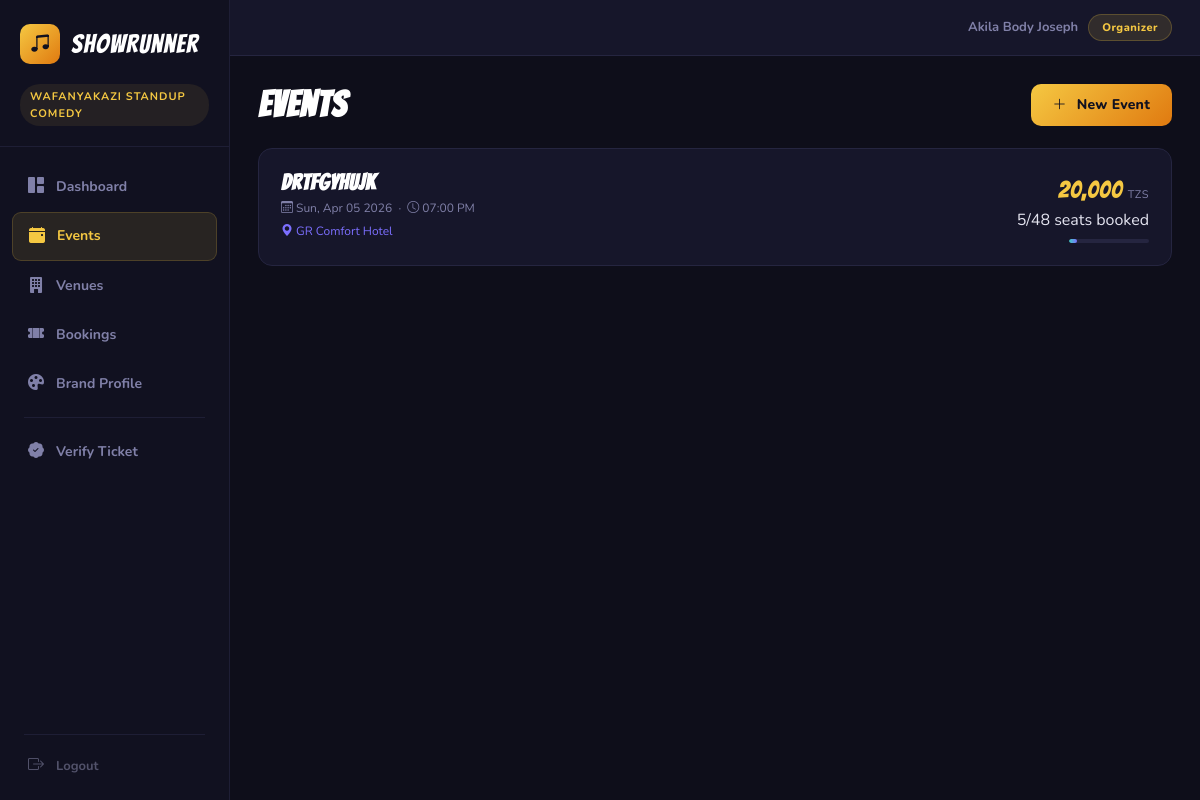
The app's page /org/events (signed in) with its own data.
### tables this page shows
CREATE TABLE organizers (
            id TEXT PRIMARY KEY,
            name TEXT NOT NULL,
            email TEXT NOT NULL UNIQUE,
            password_hash TEXT NOT NULL,
            org_name TEXT NOT NULL,
            created_at TEXT NOT NULL
        , tagline TEXT, logo TEXT, brand_color TEXT DEFAULT '#f5c842', phone TEXT, website TEXT);

CREATE TABLE events (
            id TEXT PRIMARY KEY,
            organizer_id TEXT NOT NULL,
            title TEXT NOT NULL,
            description TEXT,
            event_date TEXT NOT NULL,
            event_time TEXT NOT NULL,
            venue_id TEXT NOT NULL,
            price REAL NOT NULL DEFAULT 0,
            status TEXT NOT NULL DEFAULT 'active',
            created_at TEXT NOT NULL, cover_photo TEXT, payment_info TEXT,
            FOREIGN KEY (organizer_id) REFERENCES organizers(id),
            FOREIGN KEY (venue_id) REFERENCES venues(id)
        );

CREATE TABLE venues (
            id TEXT PRIMARY KEY,
            organizer_id TEXT NOT NULL,
            name TEXT NOT NULL,
            location TEXT NOT NULL,
            rows INTEGER NOT NULL DEFAULT 5,
            seats_per_row INTEGER NOT NULL DEFAULT 8,
            capacity INTEGER NOT NULL,
            created_at TEXT NOT NULL, row_config TEXT, row_names TEXT,
            FOREIGN KEY (organizer_id) REFERENCES organizers(id)
        );

### app.py (the view)
@app.route("/org/events")
@require_organizer
def org_events_list():
    org_id = session["organizer_id"]
    conn   = get_db()
    events = conn.execute("""
        SELECT e.*, v.name as venue_name, v.capacity FROM events e
        LEFT JOIN venues v ON e.venue_id=v.id
        WHERE e.organizer_id=? ORDER BY e.event_date DESC
    """, (org_id,)).fetchall()
    conn.close()
    events_data = [{**dict(ev), "booked": len(get_booked_seats(ev["id"]))} for ev in events]
    return render_template("events.html", events=events_data)

### app.py (called while the page is built)
def get_db():
    conn = sqlite3.connect(DATABASE)
    conn.row_factory = sqlite3.Row
    conn.execute("PRAGMA foreign_keys = ON")
    return conn

def require_organizer(f):
    @wraps(f)
    def decorated(*args, **kwargs):
        if not session.get("organizer_id"):
            flash("Please log in as an organizer.", "error")
            return redirect(url_for("org_login"))
        return f(*args, **kwargs)
    return decorated

@app.context_processor
def inject_session_info():
    organizer_id = session.get("organizer_id")
    user_id      = session.get("user_id")
    organizer    = None
    user         = None
    if organizer_id:
        conn = get_db()
        organizer = conn.execute("SELECT * FROM organizers WHERE id = ?", (organizer_id,)).fetchone()
        conn.close()
    if user_id:
        conn = get_db()
        user = conn.execute("SELECT * FROM users WHERE id = ?", (user_id,)).fetchone()
        conn.close()
    return {"current_organizer": organizer, "current_user": user}

def get_booked_seats(event_id):
    conn = get_db()
    rows = conn.execute("SELECT seats FROM bookings WHERE event_id = ?", (event_id,)).fetchall()
    conn.close()
    all_seats = []
    for r in rows:
        all_seats.extend(r["seats"].split(","))
    return [s.strip() for s in all_seats if s.strip()]

def format_date(d):
    try:
        return datetime.strptime(d, "%Y-%m-%d").strftime("%a, %b %d %Y")
    except Exception:
        return d

def format_time(t):
    try:
        return datetime.strptime(t, "%H:%M").strftime("%I:%M %p")
    except Exception:
        return t

### templates/events.html (shortened to what this page needs)
{% extends "base.html" %}
{% block content %}
<div class="page-header">
    <h2 class="page-title" style="margin-bottom:0">Events</h2>
    <a href="{{ url_for('org_create_event') }}" class="btn btn-primary">
        <i class="bi bi-plus-lg" style="margin-right:4px"></i>New Event
    </a>
</div>
{% if events %}
<div>
    {% for ev in events %}
    <a href="{{ url_for('org_event_detail', event_id=ev.id) }}" class="card card-clickable animate-in" style="display:block;animation-delay:{{ loop.index0 * 0.06 }}s">
        <div class="event-card">
            <div>
                <h3 class="event-title">{{ ev.title }}</h3>
                <p class="event-meta">
                    <i class="bi bi-calendar3" style="margin-right:3px"></i>{{ ev.event_date|fmtdate }}
                    &nbsp;·&nbsp;
                    <i class="bi bi-clock" style="margin-right:3px"></i>{{ ev.event_time|fmttime }}
                </p>
                <p class="event-venue">
                    <i class="bi bi-geo-alt-fill" style="margin-right:3px"></i>{{ ev.venue_name or '—' }}
                </p>
            </div>
            <div style="text-align:right">
                <p class="event-price">{{ "{:,.0f}".format(ev.price) }} <span class="event-price-unit">TZS</span></p>
                <p class="event-seats-info">{{ ev.booked }}/{{ ev.capacity or 0 }} seats booked</p>
                <div class="progress-bar">
                    <div class="progress-fill" style="width:{{ ((ev.booked / ev.capacity * 100) if ev.capacity else 0)|int }}%"></div>
                </div>
            </div>
        </div>
    </a>
    {% endfor %}
</div>
{% else %}
<div class="empty-state">
    No events yet. <a href="{{ url_for('org_create_event') }}" style="color:var(--accent-gold)">Create your first show!</a>
</div>
{% endif %}
{% endblock %}

### templates/base.html (shortened to what this page needs)
<!DOCTYPE html>
<html lang="en">
<head>
    <link rel="stylesheet" href="{{ url_for('static', filename='css/style.css') }}">
    <link rel="stylesheet" href="https://cdn.jsdelivr.net/npm/bootstrap-icons@1.11.3/font/bootstrap-icons.min.css">
</head>
<body>
{% if current_organizer %}
<div class="org-layout">
    <aside class="sidebar" id="sidebar">
        <div class="sidebar-brand">
            <a href="{{ url_for('org_dashboard') }}" class="sidebar-brand-row" style="text-decoration:none">
                <div class="sidebar-icon"><i class="bi bi-music-note-beamed"></i></div>
                <span class="sidebar-title">ShowRunner</span>
            </a>
            <div style="margin-top:10px">
                <span class="sidebar-org-name">{{ current_organizer.org_name }}</span>
            </div>
        </div>
        <nav class="sidebar-nav">
            <a href="{{ url_for('org_dashboard') }}"
               class="sidebar-nav-item {% if request.endpoint == 'org_dashboard' %}active{% endif %}">
                <i class="bi bi-grid-1x2-fill sidebar-nav-icon"></i> Dashboard
            </a>
            <a href="{{ url_for('org_events_list') }}"
               class="sidebar-nav-item {% if request.endpoint in ['org_events_list','org_create_event','org_event_detail'] %}active{% endif %}">
                <i class="bi bi-calendar-event-fill sidebar-nav-icon"></i> Events
            </a>
            <a href="{{ url_for('org_venues_list') }}"
               class="sidebar-nav-item {% if request.endpoint in ['org_venues_list','org_create_venue'] %}active{% endif %}">
                <i class="bi bi-building-fill sidebar-nav-icon"></i> Venues
            </a>
            <a href="{{ url_for('org_bookings_list') }}"
               class="sidebar-nav-item {% if request.endpoint == 'org_bookings_list' %}active{% endif %}">
                <i class="bi bi-ticket-perforated-fill sidebar-nav-icon"></i> Bookings
            </a>
            <a href="{{ url_for('org_profile') }}"
               class="sidebar-nav-item {% if request.endpoint == 'org_profile' %}active{% endif %}">
                <i class="bi bi-palette-fill sidebar-nav-icon"></i> Brand Profile
            </a>
            <div class="sidebar-divider"></div>
            <a href="{{ url_for('org_verify_ticket') }}"
               class="sidebar-nav-item {% if request.endpoint == 'org_verify_ticket' %}active{% endif %}"
               style="{% if request.endpoint == 'org_verify_ticket' %}background:rgba(62,207,198,0.1);color:var(--accent-teal);border:1px solid rgba(62,207,198,0.18){% endif %}">
                <i class="bi bi-patch-check-fill sidebar-nav-icon"></i> Verify Ticket
            </a>
        </nav>
        <div class="sidebar-footer">
            <div class="sidebar-divider"></div>
            <a href="{{ url_for('org_logout') }}" class="sidebar-logout">
                <i class="bi bi-box-arrow-right sidebar-nav-icon"></i> Logout
            </a>
        </div>
    </aside>
    <div class="org-body">
        <div class="org-topbar">
            <span class="org-topbar-name">{{ current_organizer.name }}</span>
            <span class="role-pill role-pill-org">Organizer</span>
        </div>
        <div class="org-main">
{% endif %}
{% block content %}{% endblock %}
{% if current_organizer %}
        </div>
    </div>
</div>
{% else %}
</main>
{% endif %}
</body>
</html>

### records on screen
organizers: org_name "WAFANYAKAZI STANDUP COMEDY", name "Akila Body Joseph"
events: title "drtfgyhujk", event_date|fmtdate "Sun, Apr 05 2026", event_time|fmttime "07:00 PM", name "GR Comfort Hotel", price "20,000", booked "5", capacity "48"
